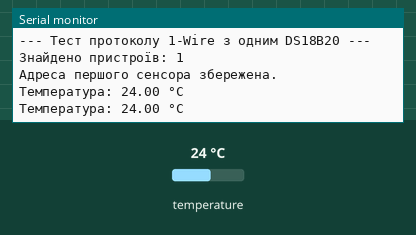
Recording of a sketch running on a simulated ESP32. On the bench: the last lines printed to the serial monitor. The test bench sets the inputs (shaded band); at power-on: temperature 24 °C.

Above: at 3.0 s.
3.1 s: temperature set to 12 °C
At 5.5 s:
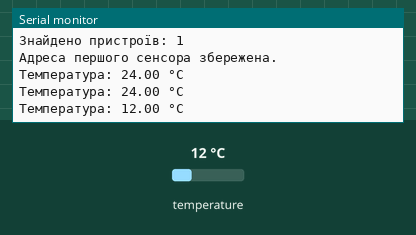
5.9 s: temperature set to 19 °C
At 7.4 s:
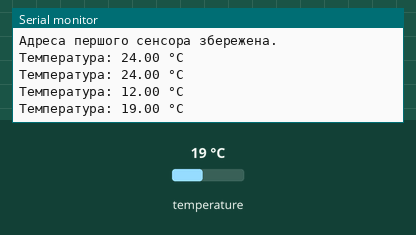
Timing chart, 0 to 8.9 s (numbered marks = the images above; inputs shaded):
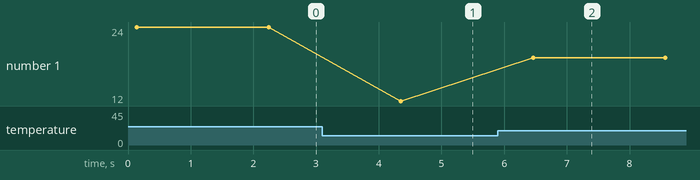

Measured:
- after the input at 3.1 s, the serial monitor: prints a new line after 1.3 s (image 1)
- after the input at 5.9 s, the serial monitor: prints a new line after 0.56 s (image 2)
- plotted number 1: 24 → 12 after the input at 3.1 s, 12 → 19 after the input at 5.9 s

The sketch:

1-wire_esp32.ino
```cpp
#include <OneWire.h>          // Бібліотека для реалізації протоколу 1-Wire
#include <DallasTemperature.h> // Бібліотека для роботи з сімейством датчиків Dallas (DS18B20)

// --- ВИЗНАЧЕННЯ ПІНІВ ТА КОНСТАНТ ---
#define ONE_WIRE_BUS 4       // Пін, до якого підключена лінія даних (DQ) 1-Wire (GPIO 4)
#define TEMPERATURE_PRECISION 9 // Встановлюємо точність вимірювання (9 біт = 0.5 °C)

// Ініціалізація об'єкта OneWire, передаємо номер піна
OneWire oneWire(ONE_WIRE_BUS);

// Передача посилання на 1-Wire об'єкт в Dallas Temperature
DallasTemperature sensors(&oneWire);

// --- Глобальна змінна для зберігання адреси датчика ---
// Цей масив буде зберігати унікальну 64-бітну адресу першого знайденого датчика
DeviceAddress tempDeviceAddress;

void setup() {
  Serial.begin(115200);
  Serial.println("--- Тест протоколу 1-Wire з одним DS18B20 ---");

  // Запуск бібліотеки DallasTemperature
  sensors.begin();

  // Перевірка кількості знайдених датчиків
  int deviceCount = sensors.getDeviceCount();
  Serial.print("Знайдено пристроїв: ");
  Serial.println(deviceCount);

  // Отримання адреси першого знайденого датчика
  if (deviceCount > 0) {
    sensors.getAddress(tempDeviceAddress, 0); // Зберігаємо адресу пристрою з індексом 0
    Serial.println("Адреса першого сенсора збережена.");
    // Встановлення бажаної точності (необов'язково)
    sensors.setResolution(tempDeviceAddress, TEMPERATURE_PRECISION);
  } else {
    Serial.println("ПОМИЛКА: Жоден датчик не знайдений. Перевірте резистор 4.7 кОм!");
    while(1); // Зупинка програми
  }
}

void loop() {
  // --- 1. Відправлення команди на вимірювання ---
  // Ця команда надсилається ВСІМ пристроям на шині
  sensors.requestTemperatures();

  // --- 2. Отримання результату ---
  // Отримуємо температуру, використовуючи збережену АДРЕСУ датчика (найкращий метод)
  float tempC = sensors.getTempC(tempDeviceAddress);

  // --- 3. Виведення ---
  if (tempC != DEVICE_DISCONNECTED_C) {
    Serial.print("Температура: ");
    Serial.print(tempC);
    Serial.println(" °C");
  } else {
    Serial.println("Помилка зчитування температури.");
  }

  delay(2000); // Інтервал зчитування 2 секунди
}
```
